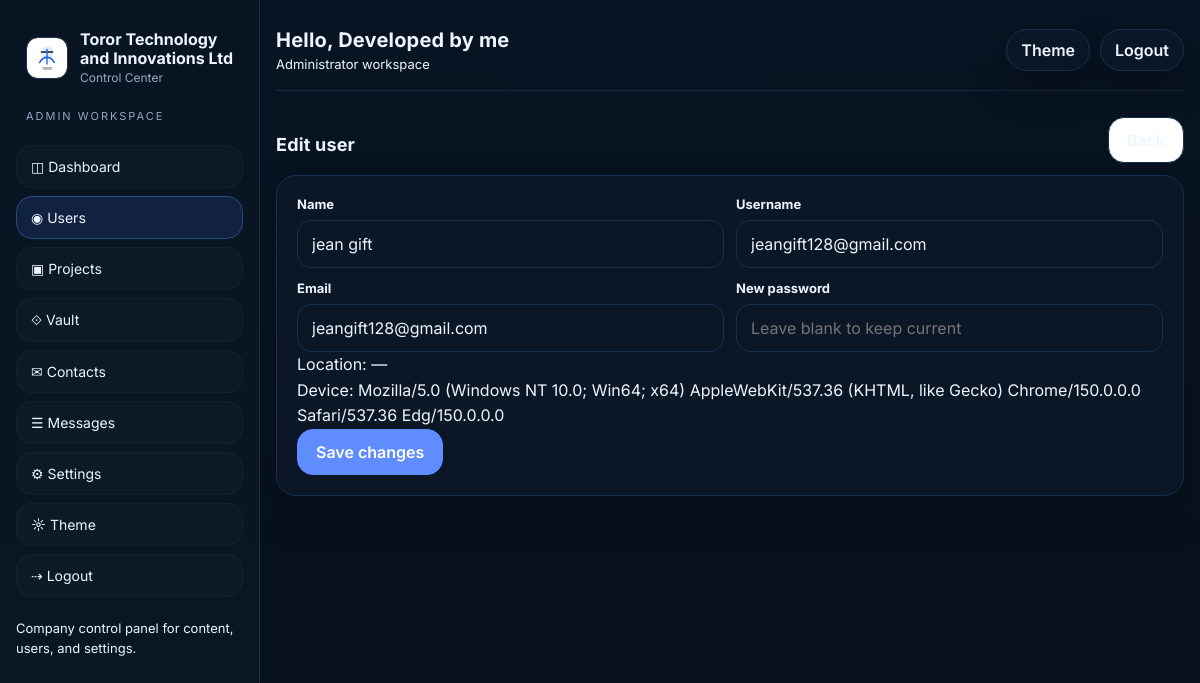
Page /admin/users/1/edit (signed in) on the committed database.
### tables this page shows
CREATE TABLE settings (
        key TEXT PRIMARY KEY,
        value TEXT NOT NULL
    );

CREATE TABLE users (
        id INTEGER PRIMARY KEY AUTOINCREMENT,
        name TEXT NOT NULL,
        username TEXT NOT NULL UNIQUE,
        email TEXT NOT NULL UNIQUE,
        password_hash TEXT NOT NULL,
        location_text TEXT,
        location_lat REAL,
        location_lng REAL,
        device_info TEXT,
        ip_address TEXT,
        created_at TEXT NOT NULL,
        last_login_at TEXT,
        last_seen_at TEXT,
        is_active INTEGER NOT NULL DEFAULT 1
    );

### app.py (the view, shortened to what this page needs)
@app.route('/admin/users/<int:user_id>/edit', methods=['GET', 'POST'])
@admin_required
def edit_user(user_id):
    user = query_one('SELECT * FROM users WHERE id=?', (user_id,))
    if not user:
        abort(404)
    return render_template('admin_user_edit.html', user=user)

### app.py (called while the page is built, shortened)
def get_db():
    if 'db' not in g:
        conn = sqlite3.connect(DB_PATH)
        conn.row_factory = sqlite3.Row
        g.db = conn
    return g.db

def query_one(sql, args=()):
    return get_db().execute(sql, args).fetchone()

def get_setting(key, default=''):
    row = query_one('SELECT value FROM settings WHERE key=?', (key,))
    return row['value'] if row else default

def is_admin():
    return session.get('admin_logged_in') is True

def is_user_logged_in():
    return bool(session.get('user_id') or session.get('user_email'))

def user_display_name():
    if is_admin():
        return get_setting('developer_name', 'Team') or 'Team'

def admin_required(fn):
    @wraps(fn)
    def wrapper(*args, **kwargs):
        if not is_admin():
            return redirect(url_for('admin_entry'))
        return fn(*args, **kwargs)
    return wrapper

@app.before_request
def protect_admin_routes():
    path = request.path or ''
    if path == '/xtspolsjhulupjoppsuplmkzcodup' or path.startswith('/admin') or path.startswith('/api/admin'):
        if path in {'/xtspolsjhulupjoppsuplmkzcodup'}:
            return None
        if not is_admin():
            return redirect(url_for('admin_entry'))
    return None

def public_logo():
    logo = get_setting('logo_path', '/static/default-logo.svg')
    return logo if logo else '/static/default-logo.svg'

@app.context_processor
def inject_globals():
    return {
        'site_name': get_setting('site_name', 'Toror Technology and Innovations Ltd'),
        'developer_name': get_setting('developer_name', 'Developed by me'),
        'tagline': get_setting('tagline', ''),
        'hero_text': get_setting('hero_text', ''),
        'primary_email': get_setting('primary_email', ''),
        'logo_path': public_logo(),
        'theme_mode': get_setting('theme_mode', 'light'),
        'accent_color': get_setting('accent_color', '#2563eb'),
        'is_admin': is_admin,
        'show_nav': is_user_logged_in() or is_admin(),
        'user_email': session.get('user_email'),
        'user_id': session.get('user_id'),
        'display_name': user_display_name(),
        'admin_mode': is_admin(),
    }

@app.after_request
def add_cache_headers(resp):
    if request.path.startswith('/static/'):
        resp.headers['Cache-Control'] = 'public, max-age=31536000, immutable'
    else:
        resp.headers['Cache-Control'] = 'no-store'
    return resp

### templates/admin_user_edit.html
{% extends 'base.html' %}
{% set title = 'Edit user · ' ~ site_name %}
{% block content %}
  <section class="section admin-section">
    <div class="section-head">
      <h3>Edit user</h3>
      <a class="btn" href="/admin/users">Back</a>
    </div>
    <form class="card form-card" method="post">
      <div class="form-grid">
        <div class="field"><label>Name</label><input name="name" value="{{ user.name }}" required></div>
        <div class="field"><label>Username</label><input name="username" value="{{ user.username }}" required></div>
        <div class="field"><label>Email</label><input type="email" name="email" value="{{ user.email }}" required></div>
        <div class="field"><label>New password</label><input type="password" name="password" placeholder="Leave blank to keep current"></div>
      </div>
      <div class="muted">Location: {{ user.location_text or '—' }}</div>
      <div class="muted">Device: {{ user.device_info or '—' }}</div>
      <button class="btn primary" type="submit">Save changes</button>
    </form>
  </section>
{% endblock %}

### templates/base.html (shortened to what this page needs)
<!doctype html>
<html lang="en">
<head>
  <link rel="stylesheet" href="/static/css/style.css">
</head>
<body class="{% if is_admin() and show_nav %}admin-mode{% elif show_nav %}user-mode{% else %}auth-mode{% endif %}">
  <div class="{% if show_nav %}shell{% else %}auth-shell{% endif %}">
    {% if show_nav %}
      {% if is_admin() %}
      <aside class="sidebar admin-sidebar">
        <a class="brand admin-brand" href="/admin/dashboard">
          <img src="{{ logo_path }}" alt="Logo">
          <div>
            <h1>{{ site_name }}</h1>
            <p>Control Center</p>
          </div>
        </a>
        <div class="sidebar-label">Admin workspace</div>
        <nav class="nav admin-nav">
          <a href="/admin/dashboard" class="{{ 'active' if request.path == '/admin/dashboard' else '' }}">◫ Dashboard</a>
          <a href="/admin/users" class="{{ 'active' if '/admin/users' in request.path else '' }}">◉ Users</a>
          <a href="/admin/projects" class="{{ 'active' if '/admin/projects' in request.path else '' }}">▣ Projects</a>
          <a href="/admin/vault" class="{{ 'active' if '/admin/vault' in request.path else '' }}">⟐ Vault</a>
          <a href="/admin/contacts" class="{{ 'active' if '/admin/contacts' in request.path else '' }}">✉ Contacts</a>
          <a href="/admin/chat" class="{{ 'active' if '/admin/chat' in request.path else '' }}">☰ Messages</a>
          <a href="/admin/settings" class="{{ 'active' if '/admin/settings' in request.path else '' }}">⚙ Settings</a>
          <button type="button" data-theme-toggle>☼ Theme</button>
          <a href="/admin/logout">⇢ Logout</a>
        </nav>
        <div class="footer-note">Company control panel for content, users, and settings.</div>
      </aside>
      {% endif %}
    {% endif %}
    <main class="{% if show_nav %}main{% else %}auth-main{% endif %}">
      <div class="{% if show_nav %}container{% else %}auth-container{% endif %}">
        {% if show_nav %}
        <div class="topbar {% if is_admin() %}topbar-admin{% endif %}">
          <div class="topbar-left">
            <span class="greeting">Hello, {{ display_name }}</span>
            <span class="subtle">{% if is_admin() %}Administrator workspace{% else %}{{ site_name }}{% endif %}</span>
          </div>
          <div class="topbar-right">
            <button type="button" class="btn small" data-theme-toggle>Theme</button>
            <a class="btn small ghost" href="{% if is_admin() %}/admin/logout{% else %}/logout{% endif %}">Logout</a>
          </div>
        </div>
        {% endif %}
        {% block content %}{% endblock %}
      </div>
    </main>
  </div>
</body>
</html>

### rows in the picture
settings: value (placeholder picture)
settings: value "Toror Technology and Innovations Ltd"
settings: value "Developed by me"
users: name "jean gift", username "jeangift128@gmail.com", email "jeangift128@gmail.com", location_text "—", device_info "Mozilla/5.0 (Windows NT 10.0; Win64; x64) AppleWebKit/537.36 (KHTML, like Gecko) Chrome/150.0.0.0 Safari/537.36 Edg/150.0.0.0"
